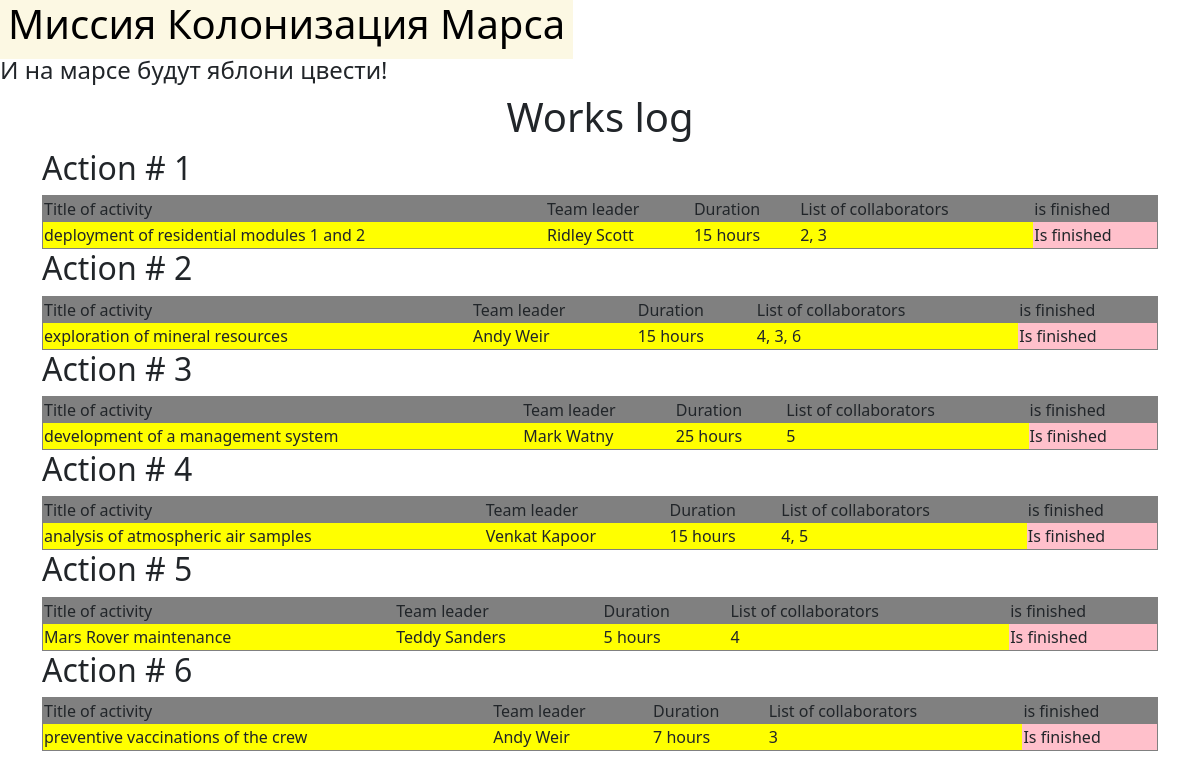
Page /ans on the committed database.
### data/jobs.py (models this page shows)
class Jobs(SqlAlchemyBase):
    __tablename__ = 'jobs'
    id = sqlalchemy.Column(sqlalchemy.Integer, primary_key=True, autoincrement=True)
    team_leader = sqlalchemy.Column(sqlalchemy.Integer, sqlalchemy.ForeignKey("users.id"))
    job = sqlalchemy.Column(sqlalchemy.String, nullable=True)
    work_size = sqlalchemy.Column(sqlalchemy.Integer, nullable=True)
    collaborators = sqlalchemy.Column(sqlalchemy.String, nullable=True)
    start_date = sqlalchemy.Column(sqlalchemy.DateTime, default=datetime.datetime.now)
    end_date = sqlalchemy.Column(sqlalchemy.DateTime, default=datetime.datetime.now)
    is_finished = sqlalchemy.Column(sqlalchemy.Boolean, nullable=True)

### main.py (the view)
@app.route("/ans")
def index():
    ids = {}
    db_sess = db_session.create_session()
    news = db_sess.query(Jobs).all()
    for user in db_sess.query(User).all():
        ids[user.id] = f"{user.name} {user.surname}"
    return render_template("login.html", news=news, ids=ids)

### data/db_session.py (called while the page is built)
def create_session() -> Session:
    global __factory
    return __factory()

### templates/login.html
{% extends "base.html" %}
{% block content %}
<center><h1>Works log</h1></center>
{% for item in news %}
    <h2>Action # {{ loop.index }}</h2>
    <table border="1" width="100%">
        <tr>
            <td bgcolor="grey">Title of activity</td>
            <td bgcolor="grey">Team leader</td>
            <td bgcolor="grey">Duration</td>
            <td bgcolor="grey">List of collaborators</td>
            <td bgcolor="grey">is finished</td>
        </tr>
        <tr>
            <td bgcolor="yellow">{{ item.job }}</td>
            <td bgcolor="yellow">{{ ids[item.team_leader] }}</td>
            <td bgcolor="yellow">{{ item.work_size }} hours</td>
            <td bgcolor="yellow">{{ item.collaborators }}</td>
            {% if item.collaborators %}
                <td bgcolor="pink">Is finished</td>
            {% else %}
                <td bgcolor="pink">Is not finished</td>
            {% endif %}
        </tr>
    </table>
{% endfor %}
{% endblock %}

### templates/base.html (shortened to what this page needs)
<!DOCTYPE html>
<html lang="en">
<head>
    <link rel="stylesheet"
                    href="https://cdn.jsdelivr.net/npm/bootstrap@5.0.0-beta1/dist/css/bootstrap.min.css"
>
</head>
<body>
    <h1><mark>Миссия Колонизация Марса</mark></h1>
    <h4>И на марсе будут яблони цвести!</h4>
    <main role="main" class="container">
        {% block content %}{% endblock %}
    </main>
</body>
</html>

### rows in the picture
Jobs: job "deployment of residential modules 1 and 2", team_leader "Ridley Scott", work_size "15", collaborators "2, 3", shows "Is finished"
Jobs: job "exploration of mineral resources", team_leader "Andy Weir", work_size "15", collaborators "4, 3, 6", shows "Is finished"
Jobs: job "development of a management system", team_leader "Mark Watny", work_size "25", collaborators "5", shows "Is finished"
Jobs: job "analysis of atmospheric air samples", team_leader "Venkat Kapoor", work_size "15", collaborators "4, 5", shows "Is finished"
Jobs: job "Mars Rover maintenance", team_leader "Teddy Sanders", work_size "5", collaborators "4", shows "Is finished"
Jobs: job "preventive vaccinations of the crew", team_leader "Andy Weir", work_size "7", collaborators "3", shows "Is finished"
